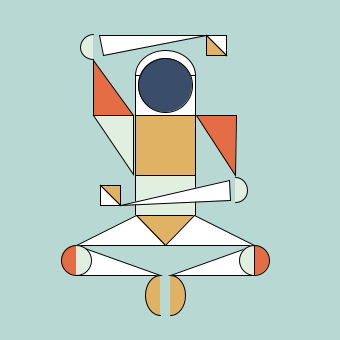
Frame 1 (no input)
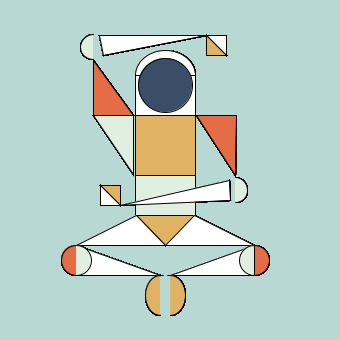
Frame 60 (the mouse pressed at the canvas centre just before this capture)
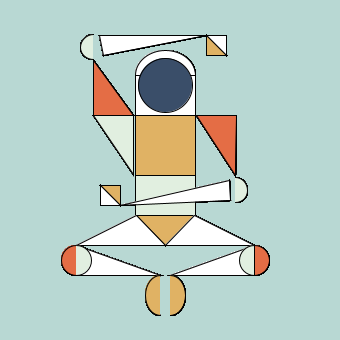
Frame 120 (the mouse held since frame 60 and released just before this capture)

The Processing sketch that drew these frames (run headless with seeded random() and noise(); from frame 60 on, the mouse is pressed at the canvas centre):

// Processing sketch: primitives
// ── primitives.pde
void setup() {
  size(340, 340);
  background(184,216,211);
}

void draw() {
  stroke(1);
  //body
  fill(255,255,255);
  rect(135, 75, 60, 40);
  arc(165, 75, 60, 50, PI, 2*PI);
  fill(58,78,105);
  circle(165, 85, 54);
  fill(224,178,100);
  square(135, 115, 60); 
  fill(225,239,224);
  rect(135, 175, 60, 40);
  //legs
  fill(224,178,100);
  triangle(136, 215, 194, 215, 165, 245);
  fill(255,255,255);
  triangle(194, 215, 165, 245, 254, 245);
  triangle(136, 215, 165, 245, 76, 245);
  fill(228,109,69);
  arc(254, 260, 30, 30, -HALF_PI, HALF_PI);
  fill(255,255,255);
  triangle(254, 245, 254, 275, 170, 275);
  fill(225,239,224);
  arc(254, 260, 30, 30, HALF_PI, PI+HALF_PI);
  fill(228,109,69);
  arc(76, 260, 30, 30, HALF_PI, PI+HALF_PI);
  fill(255,255,255);
  triangle(76, 245, 76, 275, 160, 275);
  fill(225,239,224);
  arc(76, 260, 30, 30, -HALF_PI, HALF_PI);
  fill(224,178,100);
  arc(170, 295, 30, 40, -HALF_PI, HALF_PI);
  arc(160, 295, 30, 40, HALF_PI, PI+HALF_PI);
  //left arm
  fill(228,109,69);
  triangle(196,115,236,115,235,175);
  fill(225,239,224);
  arc(235,190,25,25,-HALF_PI,HALF_PI);
   fill(255,255,255);
  triangle(229,180,230,200,120,205);
  //right arm
  fill(225,239,224);
  triangle(133,174,133,115,93,115);
  fill(228,109,69);
  triangle(133,115,93,115,93,60);
    fill(225,239,224);
  arc(93,47,25,25,HALF_PI, PI+HALF_PI);
  fill(255,255,255);
  triangle(99,35,103,55,206,35);
  //hands
  fill(255,255,255);
  triangle(206,35,226,35,226,55);
  fill(224,178,100);
  triangle(206,35,206,55,226,55);
  fill(224,178,100);
  triangle(120,205,120,185,100,185);
  fill(255,255,255);
  triangle(120,205,100,205,100,185);
}
